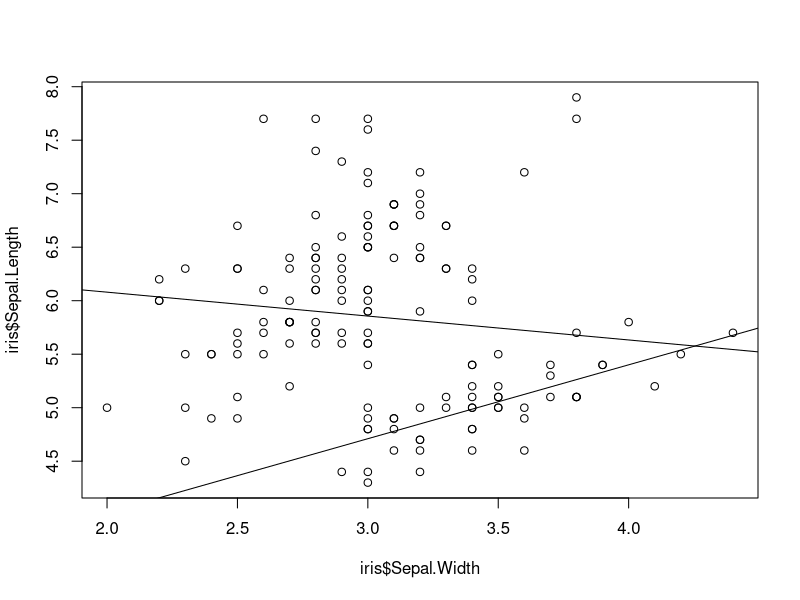

Recreate this plot in R. (Note: this script raises an error after producing the figure.)

#p9
plot(iris$Sepal.Width,iris$Sepal.Length)
r1 <- lm(iris$Sepal.Length ~ iris$Sepal.Width)
abline(r1)
r2 <- lm(iris[1:50,]$Sepal.Length ~ iris[1:50,]$Sepal.Width)
abline(r2)

#P31
g <- ggplot(data=mpg,aes(x=displ,y=hwy))
g + geom_point()

# both the same
ggplot(mpg,aes(displ,hwy))+geom_point()
ggplot(mpg)+geom_point(aes(displ,hwy))

# not the same
ggplot(mpg)+geom_point(aes(displ,hwy),color="red")
ggplot(mpg,aes(displ,hwy),color="red")+geom_point()
ggplot(mpg,aes(displ,hwy,color="red"))+geom_point()

#pll
ggplot() + geom_point(mpg,aes(displ,hwy))

#p32
g + geom_point() + geom_smooth(method = "lm")
g + geom_point() + geom_smooth(method = "lm",level=.99)

g + geom_point() + geom_smooth(method = "loess")


#p37
g + geom_point(aes(color = class))
ggplot(mpg,aes(displ,hwy))+geom_point(aes(color=class))

g + geom_point(aes(size = class))
g + geom_point(aes(shape = class))

g + geom_point(aes(color = class,size=5))
g + geom_point(aes(color = class,size=5)) +
  guides(size=FALSE)

g + geom_point(aes(color = class),shape=15)

#p42
g + geom_point() + facet_grid(. ~ cyl)
g + geom_point() + facet_grid( ~ cyl)
g + geom_point() + facet_grid(drv ~.)
g + geom_point() + facet_grid(drv ~ .)
g + geom_point() + facet_grid(drv ~ cyl)
g + geom_point() + facet_wrap( ~ class)
g + geom_point() + facet_wrap(drv ~ cyl)

#p46
g + geom_point() + geom_smooth(se = FALSE) # Turn off 
g + geom_smooth(se = FALSE) + geom_point()

#p48
g <- ggplot(data = mpg, aes(x = class, y = hwy))
g + geom_boxplot()

#p58
g <- ggplot(mpg, aes(x = reorder(class, hwy), y = hwy))
g + geom_boxplot()

#p61
g <- ggplot(mpg, aes(reorder(class,hwy,median),hwy))
g + geom_boxplot()

g <- ggplot(mpg, aes(reorder(class,hwy,FUN=median),hwy))
g + geom_boxplot()
